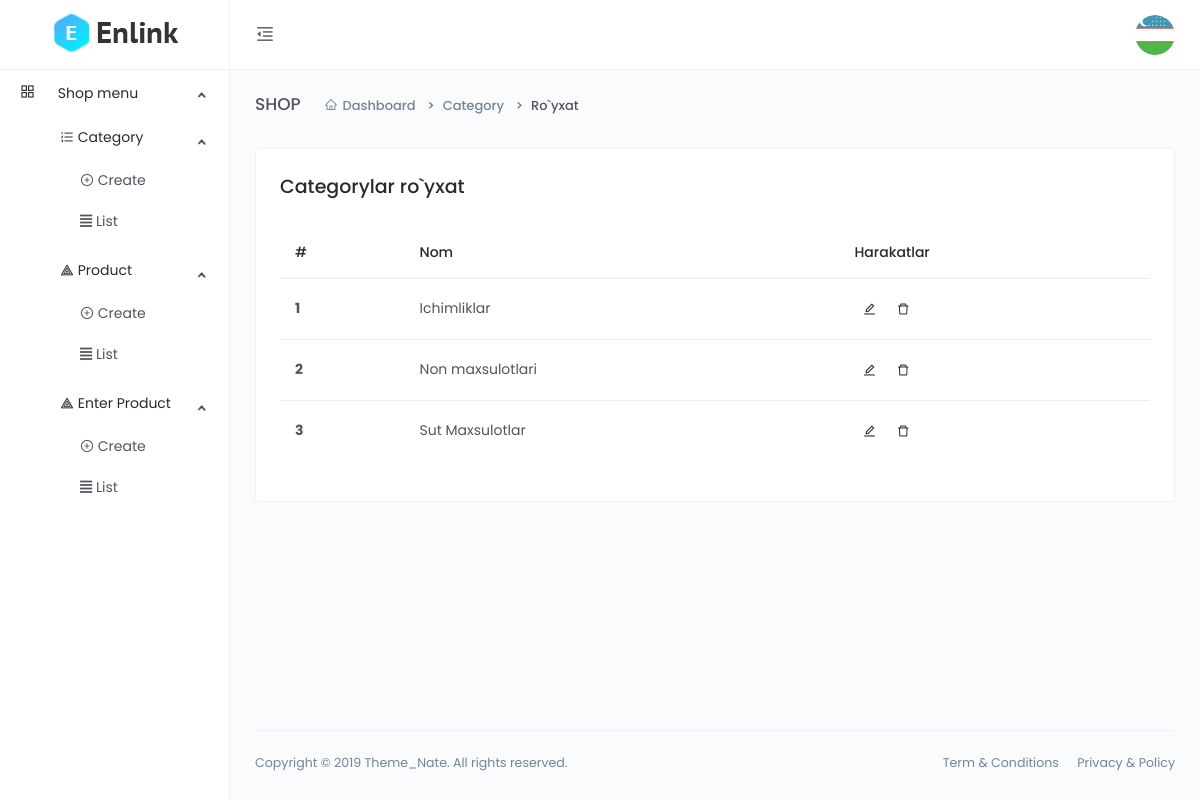
Page /dashboard/category-list/ (signed in) on the committed database.
### main/models.py (models this page shows, shortened)
class User(AbstractUser):
    avatar = models.ImageField(upload_to='avatar/',default='avatar/default.png')
    address = models.CharField(max_length=255, blank=True, null=True)
    phone = models.CharField(max_length=255, blank=True, null=True)
    zip_code = models.IntegerField(blank=True, null=True)
    class Meta(AbstractUser.Meta):
        swappable = "AUTH_USER_MODEL"

class CodeGenerate(models.Model):
    code = models.CharField(max_length=255, blank=True,unique=True)
    class Meta:
        abstract = True

class Category(CodeGenerate):
    name = models.CharField(max_length=255, unique=True)

### main/funcs.py (the view)
    def wrapper(request, *args, **kwargs):
        if request.user.is_staff:
            return func(request,*args, **kwargs)
        else:
            return redirect('front:index')

### main/dashboard/views.py (called while the page is built)
@staff_required
def category_list(request):
    queryset = models.Category.objects.all()
    context = {'queryset':queryset}
    return render(request, 'dashboard/category/list.html', context)

### main/funcs.py (called while the page is built)
def staff_required(func):
    def wrapper(request, *args, **kwargs):
        if request.user.is_staff:
            return func(request,*args, **kwargs)
        else:
            return redirect('front:index')
    return wrapper

### templates/dashboard/category/list.html (shortened to what this page needs)
{% extends 'dashboard/base.html' %}
{% block content %}
<div class="main-content">
    <div class="page-header">
        <h2 class="header-title">SHOP</h2>
        <div class="header-sub-title">
            <nav class="breadcrumb breadcrumb-dash">
                <a href="#" class="breadcrumb-item"><i class="anticon anticon-home m-r-5"></i>Dashboard</a>
                <a class="breadcrumb-item" href="#">Category</a>
                <span class="breadcrumb-item active">Ro`yxat</span>
            </nav>
        </div>
    </div>
    <div class="card">
        <div class="card-body">
            <h4>Categorylar ro`yxat</h4>
            <div class="m-t-25">
                <div class="table-responsive">
                    <table class="table">
                        <thead>
                            <tr>
                                <th scope="col">#</th>
                                <th scope="col">Nom</th>
                                <th scope="col">Harakatlar</th>
                            </tr>
                        </thead>
                        <tbody>
                            {% for q in queryset %}
                            <tr>
                                <th scope="row">{{forloop.counter}}</th>
                                <td>{{q.name}}</td>
                                <td>
                                    <button type="button" class="btn btn-icon btn-hover btn-sm btn-rounded pull-right" data-toggle="modal" data-target=".bd-example-modal-lg{{forloop.counter}}">
                                        <i class="anticon anticon-edit"></i>
                                    </button>
                                    <button type="button" class="btn btn-icon btn-hover btn-sm btn-rounded" data-toggle="modal" data-target=".bd-example-modal-sm{{forloop.counter}}">
                                        <i class="anticon anticon-delete"></i>
                                    </button>
                                </td>
                            </tr>
                            {% endfor %}
                        </tbody>
                    </table>
                </div>
            </div>
        </div>
    </div>
</div>
{% endblock %}

### templates/dashboard/base.html (shortened to what this page needs)
<!DOCTYPE html>
<html lang="en">
{% load static %}
<head>
    <link href="{% static 'dashboard/vendors/bootstrap-datepicker/bootstrap-datepicker.min.css' %}" rel="stylesheet">
    <link href="{% static 'dashboard/css/app.min.css' %}" rel="stylesheet">
</head>
<body>
    <div class="app">
        <div class="layout">
            <div class="header">
                <div class="logo logo-dark">
                    <a href="{% url 'dashboard:index' %}">
                        <img src="{% static 'dashboard/images/logo/logo.png' %}" alt="Logo">
                    </a>
                </div>
                <div class="nav-wrap">
                    <ul class="nav-left">
                        <li class="desktop-toggle">
                            <a href="javascript:void(0);">
                                <i class="anticon"></i>
                            </a>
                        </li>
                    </ul>
                    <ul class="nav-right">
                        <li class="dropdown dropdown-animated scale-left">
                            <div class="pointer" data-toggle="dropdown">
                                <div class="avatar avatar-image  m-h-10 m-r-15">
                                    <img src="{{user.avatar.url}}"  alt="">
                                </div>
                            </div>
                        </li>
                    </ul>
                </div>
            </div>
            <div class="side-nav">
                <div class="side-nav-inner">
                    <ul class="side-nav-menu scrollable">
                        <li class="nav-item dropdown open">
                            <a class="dropdown-toggle" href="javascript:void(0);">
                                <span class="icon-holder">
                                    <i class="anticon anticon-appstore"></i>
                                </span>
                                <span class="title">Shop menu</span>
                            </a>
                            <ul class="dropdown-menu">
                                <li>
                                    <li class="nav-item dropdown open">
                                        <a class="dropdown-toggle" href="javascript:void(0);">
                                            <span class="icon-holder">
                                                <i class="anticon anticon-ordered-list"></i>
                                            </span>
                                            <span class="title">Category</span>
                                        </a>
                                        <ul class="dropdown-menu">
                                            <li>
                                                <a href="{% url 'dashboard:category_create' %}">
                                                    <i class="anticon anticon-plus-circle"></i>
                                                    Create
                                                </a>
                                            </li>
                                            <li>
                                                <a href="{% url 'dashboard:category_list' %}">
                                                    <span class="icon-holder">
                                                        <i class="fas fa-align-justify"></i>
                                                        List
                                                    </span>
                                                </a>
                                            </li>
                                        </ul>
                                    </li>
                                </li>
                                <li>
                                    <li class="nav-item dropdown open">
                                        <a class="dropdown-toggle" href="javascript:void(0);">
                                            <span class="icon-holder">
                                                <i class="anticon anticon-heat-map"></i>
                                            </span>
                                            <span class="title">Product</span>
                                        </a>
                                        <ul class="dropdown-menu">
                                            <li>
                                                <a href="{% url 'dashboard:product_create' %}">
                                                    <i class="anticon anticon-plus-circle"></i>
                                                    Create
                                                </a>
                                            </li>
                                            <li>
                                                <a href="{% url 'dashboard:product_list' %}">
                                                    <i class="fas fa-align-justify"></i>
                                                    List
                                                </a>
                                            </li>
                                        </ul>
                                    </li>
                                </li>
                                <li>
                                    <li class="nav-item dropdown open">
                                        <a class="dropdown-toggle" href="javascript:void(0);">
                                            <span class="icon-holder">
                                                <i class="anticon anticon-heat-map"></i>
                                            </span>
                                            <span class="title">Enter Product</span>
                                        </a>
                                        <ul class="dropdown-menu">
                                            <li>
                                                <a href="{% url 'dashboard:create_product_enter' %}">
                                                    <i class="anticon anticon-plus-circle"></i>
                                                    Create
                                                </a>
                                            </li>
                                            <li>
                                                <a href="{% url 'dashboard:list_product_enter' %}">
                                                    <i class="fas fa-align-justify"></i>
                                                    List
                                                </a>
                                            </li>
                                        </ul>
                                    </li>
                                </li>
                            </ul>
                        </li>
                    </ul>
                </div>
            </div>
            <div class="page-container">
                {% block content %}
                {% endblock %}
                <footer class="footer">
                    <div class="footer-content">
                        <p class="m-b-0">Copyright © 2019 Theme_Nate. All rights reserved.</p>
                        <span>
                            <a href="" class="text-gray m-r-15">Term &amp; Conditions</a>
                            <a href="" class="text-gray">Privacy &amp; Policy</a>
                        </span>
                    </div>
                </footer>
            </div>
        </div>
    </div>
</body>
</html>

### rows in the picture
User: avatar (placeholder picture)
Category: name "Ichimliklar"
Category: name "Non maxsulotlari"
Category: name "Sut Maxsulotlar"
